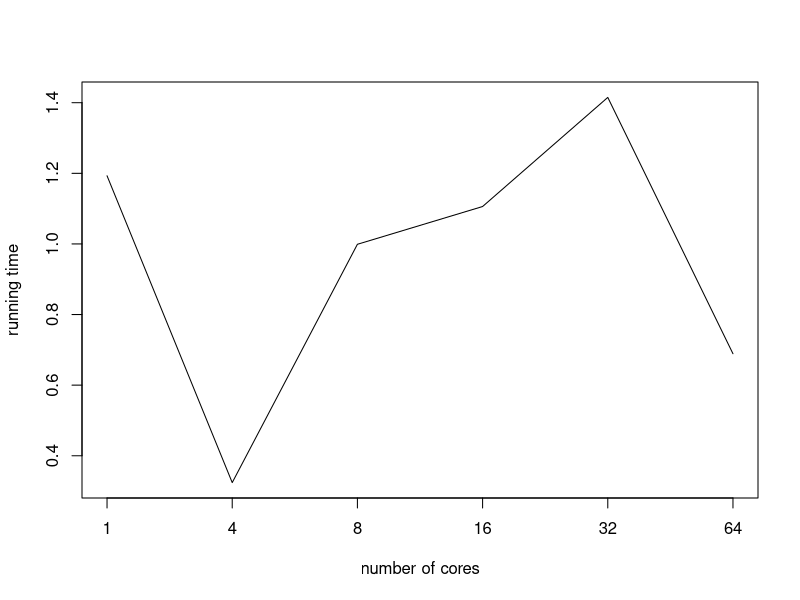

R code for this plot:
## ---- chunk 1
plot(1:6, c(1.193, 0.324, 0.999, 1.106, 1.415, 0.689),
  type="l", xlab='number of cores', ylab = "running time", xaxt = "n")
axis(1, at=1:6, labels=c(1, 4, 8, 16, 32, 64))
